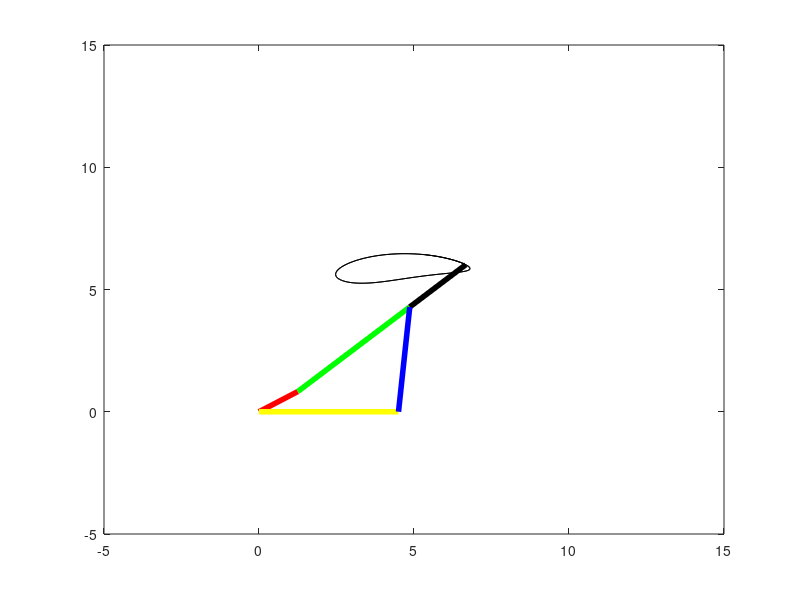

This figure's MATLAB source:
close all; clear all; clc;
L1=4.5; %space
L2=1.5; %red
L3=5; %green
L4=4.3; %blue
ii=0;
  x=[];
    y=[];

A=[0,0]; 
D=[L1,0]; 
for t=0:0.05:4.2*pi %rotate link
    %1) Angle values obtained by position analysis are entered.
    BD=sqrt(L1.^2+L2*L2-2*L1*L2*cos(t)); 
    fi=acos((L3*L3+L4*L4-BD*BD)/(2*L3*L4));
    theta3=2*atan((-L2*sin(t)+L4*sin(fi))/(L1+L3-L2*cos(t)-L4*cos(fi)));
    theta4=2*atan((L2*sin(t)-L3*sin(fi))/(L4-L1+L2*cos(t)-L3*cos(fi)));
  
    ii=ii+1;
    %2) The positions of the joint points are entered.
    B=[(L2*cos(t)),(L2*sin(t))]; 
    C=[(L2*cos(t)+L3*cos(theta3)),(L2*sin(t)+L3*sin(theta3))];
    E=[((L2)*cos(t)+(L3+2.5)*cos(theta3)),((L2)*sin(t)+(L3+2.5)*sin(theta3))];%change of black link
    x(ii)=[E(1)];
    y(ii)=[E(2)];
    %3) Links are created.
    plot([A(1),B(1)],[A(2),B(2)],'LineWidth',4,'Color','r'); hold on
    plot([B(1),C(1)],[B(2),C(2)],'LineWidth',4,'Color','g'); hold on
    plot([C(1),E(1)],[C(2),E(2)],'LineWidth',4,'Color','k'); hold on
    plot([A(1),D(1)],[A(2),D(2)],'LineWidth',4,'Color','y'); hold on
    plot([C(1),D(1)],[C(2),D(2)],'LineWidth',4,'Color','b'); hold on
    axis([-5 15 -5 15]);
    plot(x,y,'k');
    hold off
    pause(0.000005); %An image update is performed every 0.005 seconds. 
end
hold on


